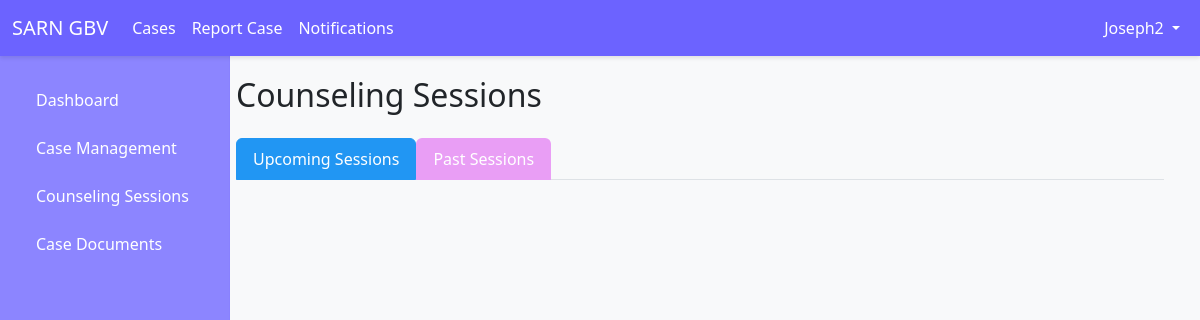
Before: /counseling-sessions/ (signed in) with the older database file.
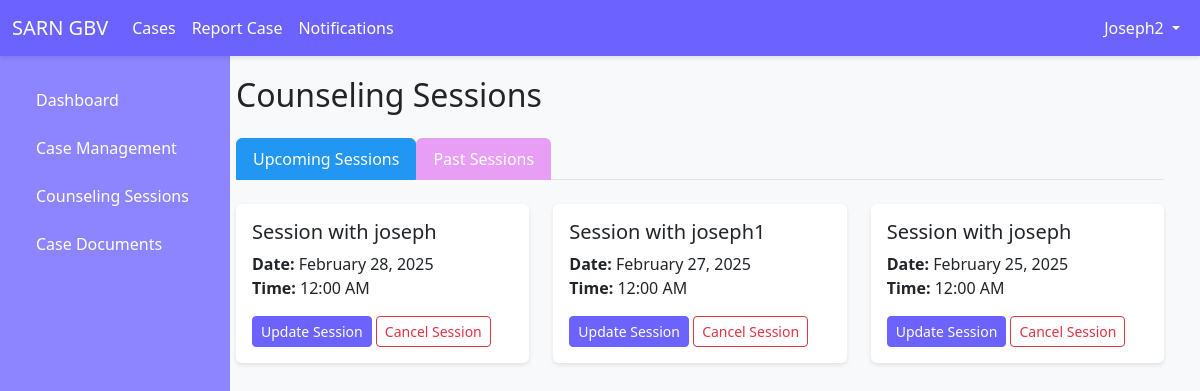
After: the same page with the newer database file.
### users/models.py (models this page shows)
class User(AbstractUser):
    ROLE_CHOICES = [
        ('survivor', 'Survivor'),
        ('provider', 'Service Provider'),
        ('law_enforcement', 'Law Enforcement'),
    ]
    role = models.CharField(max_length=20, choices=ROLE_CHOICES, default='survivor')
    phone = models.CharField(max_length=15, blank=True, null=True)
    address = models.TextField(blank=True, null=True)
    groups = models.ManyToManyField(Group, related_name="custom_user_groups", blank=True)
    user_permissions = models.ManyToManyField(Permission, related_name="custom_user_permissions", blank=True)

### cases/models.py (models this page shows, shortened)
class CounselingSession(models.Model):
    survivor = models.ForeignKey(User, on_delete=models.CASCADE, related_name="counseling_sessions")
    counselor = models.ForeignKey(User, on_delete=models.CASCADE, related_name="sessions_conducted")
    session_date = models.DateTimeField()
    notes = models.TextField(null=True, blank=True)

### cases/views.py (the view)
# urls.py: path('counseling-sessions/', login_required(counseling_sessions), name='counseling_sessions'),
@login_required
def counseling_sessions(request):
    if request.user.role == 'provider':
        sessions = CounselingSession.objects.filter(counselor=request.user).order_by('-session_date')
    elif request.user.role == 'survivor':
        sessions = CounselingSession.objects.filter(survivor=request.user).order_by('-session_date')
    else:
        sessions = []
    paginator = Paginator(sessions, 10)
    page_number = request.GET.get('page')
    page_obj = paginator.get_page(page_number)
    return render(request, 'cases/counseling_sessions.html', {'page_obj': page_obj, 'now' : now()})

### cases/templates/cases/counseling_sessions.html (shortened to what this page needs)
{% extends "base.html" %}
{% block content %}
<div class="container-fluid">
    <h2 class="mb-4">Counseling Sessions</h2>
    <ul class="nav nav-tabs mb-4" id="sessionTab" role="tablist">
        <li class="nav-item">
            <a class="nav-link active" id="counseling-tab" data-bs-toggle="tab" href="#upcoming">
                Upcoming Sessions
            </a>
        </li>
        <li class="nav-item">
            <a class="nav-link" id="court-tab" data-bs-toggle="tab" href="#past">
                Past Sessions
            </a>
        </li>
    </ul>
    <div class="tab-content" id="sessionTabContent">
        <div class="tab-pane fade show active" id="upcoming">
            <div class="row">
                {% for session in page_obj %}
                    {% if session.session_date > now %}
                    <div class="col-md-6 col-lg-4 mb-4">
                        <div class="card">
                            <div class="card-body">
                                <h5 class="card-title">Session with {{ session.survivor.username }}</h5>
                                <p class="card-text">
                                    <strong>Date:</strong> {{ session.session_date|date:"F d, Y" }}<br>
                                    <strong>Time:</strong> {{ session.session_date|date:"g:i A" }}
                                </p>
                                {% if user.role == 'provider' %}
                                <div class="mt-3">
                                    <a href="#" class="btn btn-primary btn-sm">Update Session</a>
                                    <a href="#" class="btn btn-outline-danger btn-sm">Cancel Session</a>
                                </div>
                                {% endif %}
                            </div>
                        </div>
                    </div>
                    {% endif %}
                {% endfor %}
            </div>
        </div>
    </div>
</div>
{% endblock %}

### templates/base.html (shortened to what this page needs)
<!DOCTYPE html>
<html lang="en">
<head>
    <link href="https://cdn.jsdelivr.net/npm/bootstrap@5.3.0/dist/css/bootstrap.min.css" rel="stylesheet">
</head>
<body>
    <nav class="navbar navbar-expand-lg">
        <div class="container-fluid">
            <a class="navbar-brand" href="{% url 'dashboard' %}">SARN GBV</a>
            <div class="collapse navbar-collapse" id="navbarNav">
                <ul class="navbar-nav me-auto">
                    {% if user.is_authenticated %}
                        {% if user.role in "provider law_enforcement" %}
                        <li class="nav-item">
                            <a class="nav-link" href="{% url 'case_list' %}">Cases</a>
                        </li>
                        {% endif %}
                        <li class="nav-item">
                            <a class="nav-link" href="{% url 'report_case' %}">Report Case</a>
                        </li>
                        <li class="nav-item">
                            <a class="nav-link" href="{% url 'notifications_list' %}">
                                Notifications
                            </a>
                        </li>
                    {% endif %}
                </ul>
                <ul class="navbar-nav">
                    {% if user.is_authenticated %}
                        <li class="nav-item dropdown">
                            <a class="nav-link dropdown-toggle" href="#" id="userDropdown" role="button" data-bs-toggle="dropdown">
                                {{ user.username }}
                            </a>
                        </li>
                    {% else %}
                        <li class="nav-item">
                            <a class="nav-link" href="{% url 'login' %}">Login</a>
                        </li>
                    {% endif %}
                </ul>
            </div>
        </div>
    </nav>
    <div class="container-fluid">
        <div class="row">
            {% if user.is_authenticated %}
            <div class="col-md-3 col-lg-2 d-md-block sidebar collapse">
                <div class="position-sticky">
                    <ul class="nav flex-column">
                        <li class="nav-item">
                            <a class="nav-link" href="{% url 'dashboard' %}">
                                Dashboard
                            </a>
                        </li>
                        {% if user.role in "provider law_enforcement" %}
                        <li class="nav-item">
                            <a class="nav-link" href="{% url 'case_list' %}">
                                Case Management
                            </a>
                        </li>
                        {% endif %}
                        {% if user.role == "provider" %}
                        <li class="nav-item">
                            <a class="nav-link" href="{% url 'counseling_sessions' %}">
                                Counseling Sessions
                            </a>
                        </li>
                        {% endif %}
                        <li class="nav-item">
                            <a class="nav-link" href="{% url 'case_documents' %}">
                                Case Documents
                            </a>
                        </li>
                    </ul>
                </div>
            </div>
            <main class="col-md-9 ms-sm-auto col-lg-10 px-md-4 main-content">
            {% else %}
            <main class="col-12 px-4 main-content">
            {% endif %}
                {% block content %}
                {% endblock %}
            </main>
        </div>
    </div>
</body>
</html>

### templates/base.html (style rules this page uses)
:root { --primary-color: #6c63ff; --primary-light: #8c85ff; --primary-dark: #5a52cc; --primary-fade: rgba(108, 99, 255, 0.1); }
.navbar { background-color: var(--primary-color); box-shadow: 0 2px 4px rgba(0, 0, 0, 0.1); position: fixed; top: 0; left: 0; right: 0; z-index: 1000; height: 56px; }
.navbar-brand, .nav-link { color: white !important; }
.sidebar { background-color: var(--primary-light); border-right: 1px solid var(--primary-fade); height: calc(100vh - 56px); position: fixed; top: 56px; left: 0; width: 230px; overflow-y: auto; padding: 20px; z-index: 999; }
.sidebar .nav-link { color: #333; padding: 8px 16px; margin: 4px 0; border-radius: 4px; }
.main-content { margin-top: 56px; margin-left: 250px; padding: 20px; background-color: #f8f9fa; min-height: calc(100vh - 56px); }
.btn-primary { background-color: var(--primary-color); border-color: var(--primary-color); }
.card { border: none; box-shadow: 0 2px 4px rgba(0, 0, 0, 0.1); transition: transform 0.2s; }
.nav-tabs .nav-link { color: #04223f; border: 1px solid transparent; margin-bottom: -1px; transition: all 0.3s ease; }
#counseling-tab.nav-link { background-color: #b7c1c9; }
#counseling-tab.nav-link.active { background-color: #2196F3; color: white; border-color: #2196F3; }
#court-tab.nav-link { background-color: #e99ef5; }

Changed rows visible on the page:
added CounselingSession: survivor.username "joseph", session_date "February 28, 2025", session_date "12:00 AM"
added CounselingSession: survivor.username "joseph1", session_date "February 27, 2025", session_date "12:00 AM"
added CounselingSession: survivor.username "joseph", session_date "February 25, 2025", session_date "12:00 AM"
